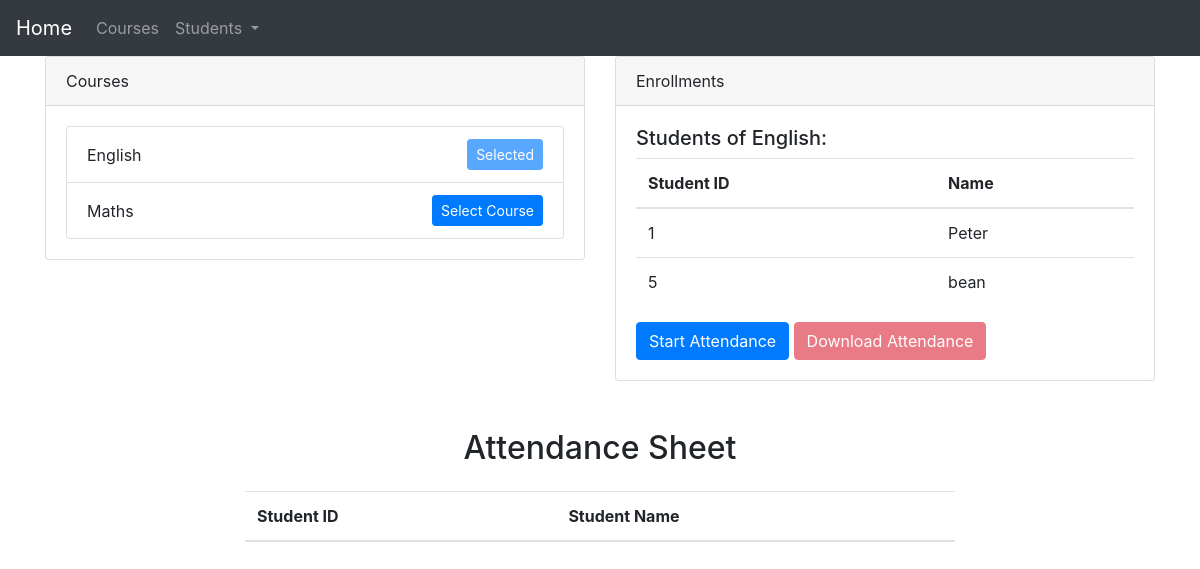
Before: /?course_id=1 with the older database file.
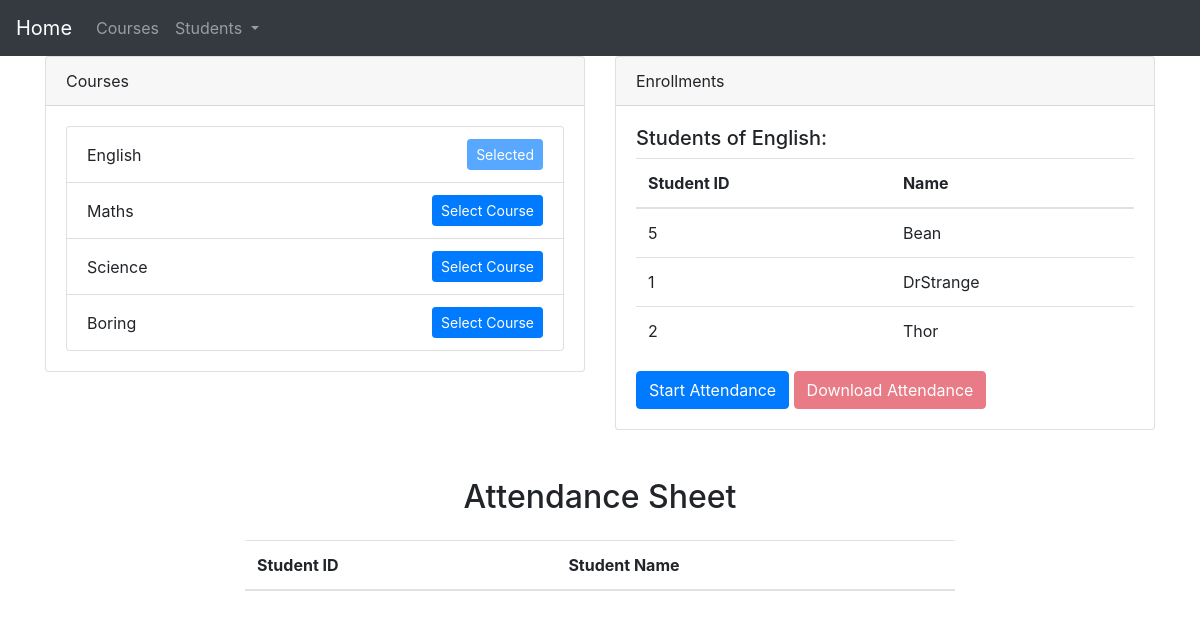
After: the same page with the newer database file.
### faceapp/models.py (models this page shows, shortened)
class Course(models.Model):
    course_id = models.CharField(primary_key=True, unique=True, max_length=20)
    course_name = models.CharField(max_length=100)

class Student(models.Model):
    student_id = models.CharField(primary_key=True, unique=True, max_length=20)
    name = models.CharField(max_length=100)
    photo = models.ImageField(upload_to='student_photos/')

### faceapp/views.py (the view)
# urls.py: 2. Add a URL to urlpatterns:  path('', views.home, name='home')
def home(request):
    selected_course = request.GET.get("course_id")
    if selected_course:
        selected_course = selected_course
        selected_course_name = Course.objects.get(course_id=selected_course).course_name
        students = Student.objects.filter(enrollment__course=selected_course)
    else:
        selected_course_name = None
        students = None
    courses = Course.objects.all()
    context = {
        "courses": courses,
        "selected_course": selected_course,
        "selected_course_name": selected_course_name,
        "students": students,
    }
    return render(request, "home.html", context)

### faceapp/templates/home.html (shortened to what this page needs)
{% extends 'base.html' %}
{% load static %}
{% block content %}
<div class="row">
	<div class="col-md-6">
		<div class="card">
			<div class="card-header">Courses</div>
			<div class="card-body">
				<ul class="list-group">
					{% for course in courses %}
					<li class="list-group-item d-flex justify-content-between align-items-center">
						{{ course.course_name }}
						{% if selected_course == course.course_id %}
						<button class="btn btn-primary btn-sm" disabled>Selected</button>
						{% else %}
						<a href="{% url 'home' %}?course_id={{ course.course_id }}"
							class="btn btn-primary btn-sm select-course-btn">Select Course</a>
						{% endif %}
					</li>
					{% endfor %}
				</ul>
			</div>
		</div>
	</div>
	<div class="col-md-6">
		<div class="card">
			<div class="card-header">Enrollments</div>
			<div class="card-body">
				{% if selected_course %}
				<h5>Students of {{ selected_course_name }}:</h5>
				{% if students %}
				<table class="table">
					<thead>
						<tr>
							<th>Student ID</th>
							<th>Name</th>
						</tr>
					</thead>
					<tbody>
						{% for student in students %}
						<tr>
							<td>{{ student.student_id }}</td>
							<td>{{ student.name }}</td>
						</tr>
						{% endfor %}
					</tbody>
				</table>
				<button class="btn btn-primary" id="start-attendance">Start Attendance</button>
				<button class="btn btn-danger" id="download-attendance" disabled>Download Attendance</button>
				{% else %}
				<p>No students enrolled in this course.</p>
				{% endif %}
				{% else %}
				<p>Please select a course to start attendance.</p>
				{% endif %}
			</div>
		</div>
	</div>
</div>
<div class="container" id="attendance-sheet" style="display:block;">
	<div class="row mt-5">
		<div class="col-md-8 offset-md-2">
			<h2 class="text-center mb-4">Attendance Sheet</h2>
			<table class="table table-striped">
				<thead>
					<tr>
						<th>Student ID</th>
						<th>Student Name</th>
					</tr>
				</thead>
			</table>
		</div>
	</div>
</div>
{% endblock %}

Changed rows visible on the page:
added Course: course_name "Science"
added Course: course_name "Boring"
changed Student id 5: name "bean" → "Bean"; moves up the list
changed Student id 1: name "Peter" → "DrStrange"
now on this page (row edited): Student: student_id "2", name "Thor"
